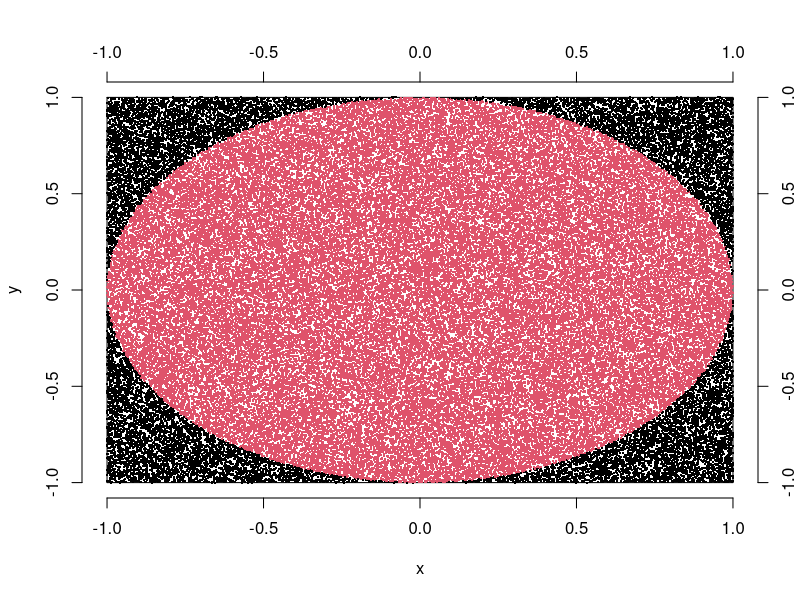
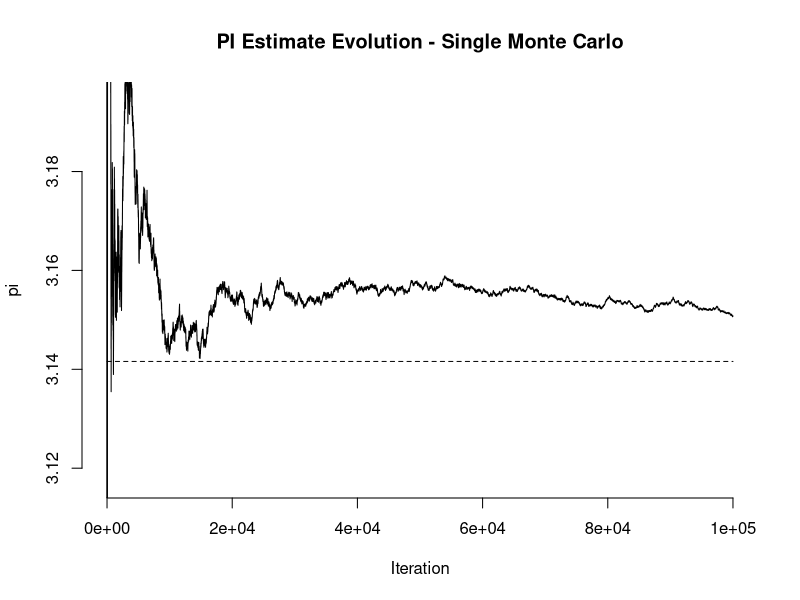

The R script that drew these images, in order: (Note: a time limit stopped this script after it produced the figures.)
## ---- chunk 1
knitr::opts_chunk$set(echo = TRUE, warning = F, message = F)
## ---- chunk 2
euclid <- function(a, b) sqrt (sum((a-b)^2))
## ---- chunk 3
pi.run <- function(nsamples, square) {
  # compute the radius as half of a side
  r <- (square[2] - square[1]) / 2
  # center of the circle
  zero <- rep((square[2] + square[1]) / 2, 2)
  # data frame with points x and y, uniforme distributed between begin and end of the square
  xy <- data.frame(xx=runif(nsamples, min=square[1], max=square[2]), 
                   yy=runif(nsamples, min=square[1], max=square[2]))
  # add column with T/F if distance of xy to zero lower than r (i.e xy is inside the circle)
  xy <- cbind(xy, inside=apply(xy, 1, function(p) {euclid(p, zero)}) <= r)
  # add column with the cumulative Trues divided by number of the iteration 
  xy <- cbind(xy, prop = cumsum(xy$inside) / 1:nsamples)
  # compute the aproximation of pi at each iteration
  xy <- cbind(xy, pi = 4 * xy$prop)
  xy
}
## ---- chunk 4
preparePlot <- function(square) {
  plot(NULL, xlim=square, ylim=square, axes=F, xlab="x", ylab="y")
  axis(1)
  axis(2)
  axis(3)
  axis(4)
  lines(x=c(square[1],square[1]), y=c(square[1],square[2]))
  lines(x=c(square[1],square[2]), y=c(square[1],square[1]))
  lines(x=c(square[1],square[2]), y=c(square[2],square[2]))
  lines(x=c(square[2],square[2]), y=c(square[1],square[2]))
}
## ---- chunk 5
square <- c(-1,1)
## ---- chunk 6
nsamples <- 100000 #1e5
## ---- chunk 7
set.seed(523)
xy <- pi.run(nsamples,square)
## ---- chunk 8
preparePlot(square)
points(x=xy$xx, y=xy$yy, col=ifelse(xy$inside,2,1), pch=".", cex = 2)
## ---- chunk 9
plot(xy$pi, axes=F, main="PI Estimate Evolution - Single Monte Carlo", xlab="Iteration", ylab="pi", type="l", ylim=mean(xy$pi)+3*c(-sd(xy$pi),sd(xy$pi)))
axis(1)
axis(2)
lines(c(0,nsamples), rep(pi,2), lty="dashed")
## ---- chunk 10
mc.runs <- 1e3 / 2
## ---- chunk 11
pi.est <- unlist(lapply((1:mc.runs), function(a) pi.run(nsamples,square)$pi[nsamples]))

## ---- chunk 12
hist(pi.est, main=paste("Distribution of PI Estimates (",mc.runs, " runs of ", nsamples," samples)",sep=""))
text(x=3.155, y=250, labels=paste("mu = ", round(mean(pi.est),5),sep=""))
## ---- chunk 13
random_area<-function(n=1e5, radius = 0.5){
  x<-runif(n, -radius, radius)
  y<-runif(n, -radius, radius)
  
  dist<-sqrt(x^2+y^2) < radius
  
  res<-sum(dist)/n * 4
  
  return(res)
}
## ---- chunk 14
trails<-NULL

for (i in 1:1000){
  trails<-c(trails, random_area())
}

hist(trails)
## ---- chunk 15
simulation = function(long){
  c = rep(0,long)
  numberIn = 0
  for(i in 1:long){
    x = runif(2,-1,1)
    if(sqrt(x[1]*x[1]+x[2]*x[2])<=1){
      numberIn = numberIn + 1
    }
    prop = numberIn / i
    piHat = prop * 4
    c[i] = piHat
  }
  return(c)
}
## ---- chunk 16
size = 10000
res = simulation(size)
ini = 1
plot(res[ini:size], type = "l")
lines(rep(pi,size)[ini:size],col = "red")
